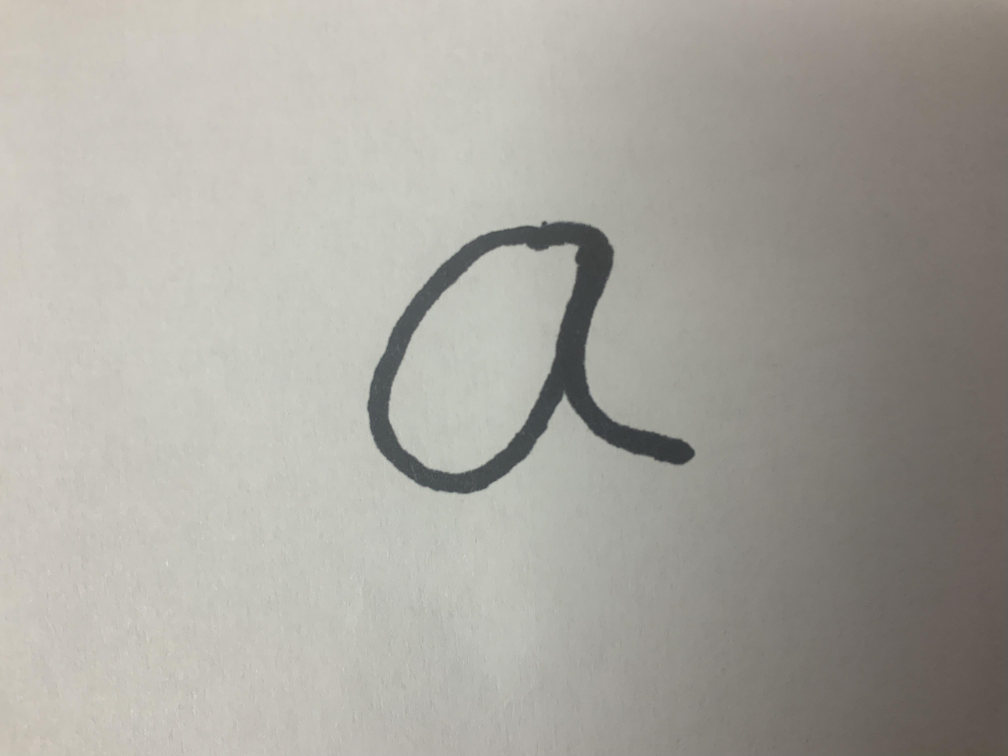
#> input picture 2023_Cursive/1/A.JPG, 4032 x 3024 px, given in place of S.JPG, which was not available (shown at 1/4 size)
$ jupyter execute Project_4.ipynb   (text cells are left out)
#> lines starting #> are read from the running program, lines starting #| are printed output that depends on the picture; after the words box and inside, x2 and y2 are one past the last pixel; in counts of white or black regions, pixels touching at a corner belong together; pictures that were not available may be replaced by others from this repository, and a replacement may not be noted
[cell 1]
def show(img_obj): #made this since pyplot only shows the correct color if u convert to rgb but everything in opencv is done in bgr so yea also this just helps with keeping code clean and non repeating
    plt.imshow(cv2.cvtColor(img_obj, cv2.COLOR_BGR2RGB))
    plt.show()

[cell 2]
import cv2
from matplotlib import pyplot as plt
from IPython.display import clear_output #so that output is cleared after every page to prevent clutter and huge outputs

#search thing to see any image without having to look for it in files
set = "2023_Cursive/"
# set = "2023_Cursive_Cleaned/" #comment this out if you want to see the original images
while True:
    uinput = input("Folder and Letter: ") #ex. "2a" to see folder 2, letter a. SPECIAL FEATURE: to see all images of a certain letter, do "s" + the letter you want to view, and it will show all letters.
#> the answer given: 2023_Cursive/1
    if len(uinput) != 1 and len(uinput) != 2:
        break
    clear_output()
    print("Folder and Letter: " + uinput)
    if len(uinput) == 1:
        try:
            for letter in "ABCDEFGHIJKLMNOPQRSTUVWXYZ":
                image = cv2.imread(set + str(int(uinput)) + "/" + letter + ".JPG")
                show(image)
        except:
            for i in range (1,10):
                image = cv2.imread(set + str(i) + "/" + uinput[0].upper() + ".JPG")
                show(image)
    elif len(uinput) == 2:
        image = cv2.imread(set + uinput[0] + "/" + uinput[1].upper() + ".JPG")
        show(image)

[cell 3]
import cv2
from matplotlib import pyplot as plt
import numpy as np
import copy
import math
import os


def isolateLetter(gcroppedimage):

    cheight = gcroppedimage.shape[0]
    cwidth = gcroppedimage.shape[1]

    bcroppedimage = cv2.medianBlur(gcroppedimage,65) #warped image blurred the same way the og image is blurred

    cedges = cv2.Canny(bcroppedimage, 30, 50)
    show(cedges)

    bincroppedimage = cv2.threshold(cedges, 140, 255, cv2.THRESH_BINARY)[1] #binarized
    show(bincroppedimage)

    kernel = np.ones((5,5), np.uint8)
    dilcroppedimage = cv2.dilate(bincroppedimage, kernel, iterations=1)

    invbinimage = cv2.bitwise_not(binimage) #invert img to work

    # zeros = np.transpose(np.nonzero(invbinimage)) #array of all nonzero value indexes (except since its inverted its actually the zero values)
    zeros = np.transpose(np.nonzero(dilcroppedimage))
    show(dilcroppedimage)

    if np.min(zeros, axis=0)[0] < cheight/20 or np.max(zeros, axis=0)[0] > cheight-cheight/20 or np.min(zeros, axis=0, keepdims=True)[0][1] < cwidth/20 or np.max(zeros, axis=0, keepdims=True)[0][1] > cwidth-cwidth/20:
        dilcroppedimage = dilcroppedimage[int(cheight/20):int(cheight-cheight/20), int(cwidth/20):int(cwidth-cwidth/20)]
        gcroppedimage = gcroppedimage[int(cheight/20):int(cheight-cheight/20), int(cwidth/20):int(cwidth-cwidth/20)]
        zeros = np.transpose(np.nonzero(dilcroppedimage))
        print("cropped due to minor uncropped area")
        show(dilcroppedimage)

    cheight = gcroppedimage.shape[0]
    cwidth = gcroppedimage.shape[1]


    letterTop = np.min(zeros, axis=0)[0]
    letterBottom = np.max(zeros, axis=0)[0]
    letterLeft = np.min(zeros, axis=0, keepdims=True)[0][1]
    letterRight = np.max(zeros, axis=0, keepdims=True)[0][1]


    letterHeight = letterBottom-letterTop
    letterWidth = letterRight-letterLeft
    # print("letter height: " + str(letterHeight))
    # print("letter width: " + str(letterWidth))


    if letterHeight > letterWidth:
        # print("height bigger")
        letterBottom += cwidth/10
        letterTop -= cwidth/10
        newLetterHeight = letterBottom-letterTop
        letterLeft -= (newLetterHeight-letterWidth)/2
        letterRight += (newLetterHeight-letterWidth)/2

    elif letterHeight < letterWidth:
        # print("width bigger")
        letterLeft -= cwidth/10
        letterRight += cwidth/10
        newLetterWidth = letterRight-letterLeft
        letterTop -= (newLetterWidth-letterHeight)/2
        letterBottom += (newLetterWidth-letterHeight)/2

    else:
        # print("height = width (damn)")
        letterBottom += cwidth/10
        letterTop -= cwidth/10
        letterLeft -= cwidth/10
        letterRight += cwidth/10

    letterBottom = max(0, letterBottom)
    letterTop = max(0, letterTop)
    letterLeft = max(0, letterLeft)
    letterRight = max(0, letterRight)

    # [7 lines of commented-out code are left out]


    letterimage = gcroppedimage[int(letterTop):int(letterBottom), int(letterLeft):int(letterRight)]
    show(letterimage)


    bletterimage = cv2.medianBlur(letterimage,51)

    #basically what happens below is i change all values pretty close to 255 to 255 to prevent artifacts when doing the hist equalize
    bletterimage = cv2.bitwise_not(bletterimage)
    bletterimage = cv2.threshold(bletterimage, 40, 255, cv2.THRESH_TOZERO)[1]
    bletterimage = cv2.bitwise_not(bletterimage)
    show(bletterimage)


    contrastletterimage = cv2.equalizeHist(bletterimage)

    show(contrastletterimage)

    # thresh = np.average(contrastletterimage)*0.5
    thresh = np.average(contrastletterimage)*0.75 #0.8 works well
    # thresh = 0
    # print(thresh)

    binletterimage = cv2.threshold(bletterimage, int(thresh), 255, cv2.THRESH_BINARY)[1] # + cv2.THRESH_OTSU
    show(binletterimage)

    finalletterimage = cv2.resize(binletterimage, (50, 50))
    show(finalletterimage)

    return finalletterimage


for folder in "7":
# for folder in sorted(os.listdir("2023_Cursive")): #iterate over every folder
    for letter in "S":
    # for letter in "ABCDEFGHIJKLMNOPQRSTUVWXYZ":

        image = cv2.imread("2023_Cursive/" + folder + "/" + letter + ".JPG") #bgr to rgb is req for correct colors to show
#> image is the input picture: shape (3024, 4032, 3); mean B, G, R 159.9, 166.6, 169.1
        show(image)

        #get height and width which end up being used a decent amount for calculating stuff
        height = image.shape[0]
        width = image.shape[1]

        gimage = cv2.cvtColor(image, cv2.COLOR_BGR2GRAY) #make img gray

        bimage = cv2.medianBlur(gimage,99) #blur using median which gives everything a very smoothed out look which helps a lot with stuff like edge detection #too high blur can cause edge detections problems
        show(bimage)

        binimage = cv2.adaptiveThreshold(bimage, 255, cv2.ADAPTIVE_THRESH_GAUSSIAN_C, cv2.THRESH_BINARY, 3, 1) #binarize the image,
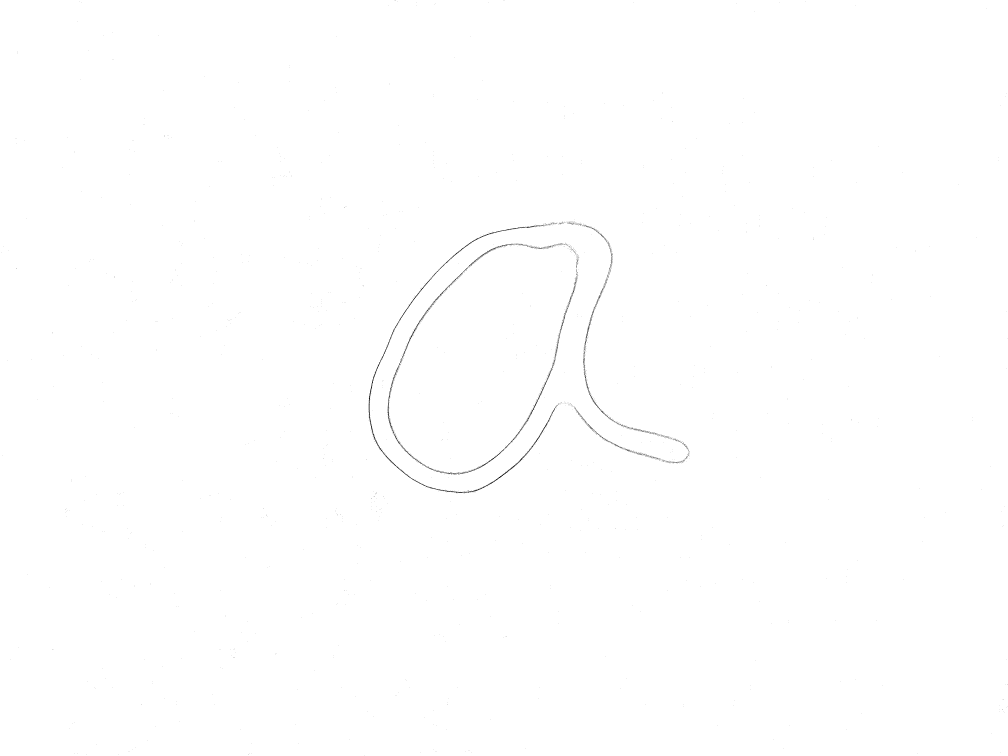
#> binimage: shape (3024, 4032) (shown at 1/4 size); 99.8% white; black in thin lines or dots
        show(binimage)


        # kernel = np.ones((15,15), np.uint8)
        # erobinimage = cv2.erode(binimage, kernel, iterations=1)
        # show(erobinimage)

        edges = cv2.Canny(binimage, 50, 100) #find edges
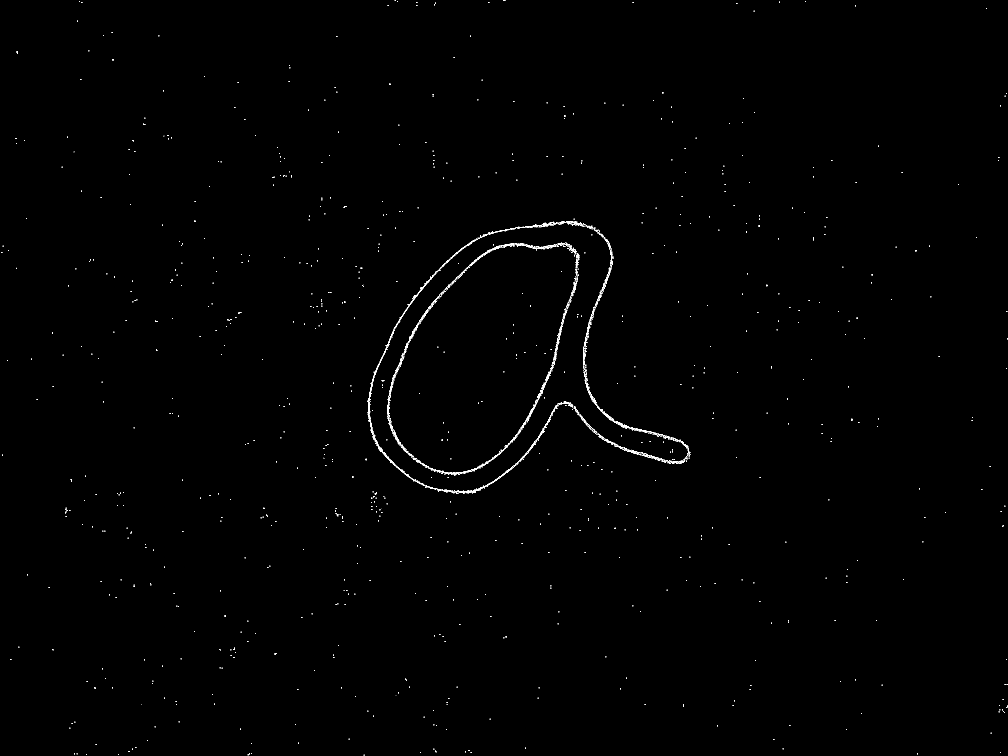
#> edges: shape (3024, 4032) (shown at 1/4 size); 0.21% white in thin lines or dots
        show(edges)

        lines = cv2.HoughLinesP(edges, 1, np.pi / 180,110, minLineLength=width*0.5, maxLineGap=height) #find lines from edges
#> lines = [[1734, 2996, 2371, 912], [911, 1280, 3783, 2050], [1954, 930, 3995, 643]]
        lineimage = copy.copy(image) #make copy of image specifically for drawing lines and stuff because the original image will be used for cropping and saving later

        #make lists that will hold all vertical and horizontal lines
        vertical = []
        horizontal = []

        try:
            for line in lines:
                for x1,y1,x2,y2 in line: #goes thru every detected line ofc
                    if (x2-x1) != 0: #prevent division by 0 problems
                        slope = (y2-y1)/(x2-x1)
                    else:
                        slope = (y2-y1)/1 #close enough to a vertical slope

                    if slope > (height/(width*0.2)) or slope < (-height/(width*0.2)): #filters for vertical lines
                        vertical.append((x1,y1,x2,y2)) #adds vertical line to list
                        cv2.line(lineimage,(x1,y1),(x2,y2),(255,0,0),int(width/100)) #vertical lines are blue
                    elif (slope < ((width*0.2)/height) and slope > ((-width*0.2)/height)): #filters for horizontal lines
                        horizontal.append((x1,y1,x2,y2)) #adds horizontal line to list
                        cv2.line(lineimage,(x1,y1),(x2,y2),(0,255,0),int(width/100)) #horizontal lines are blue
#> this loop made 3 passes
#> after the loop, horizontal = [(1954, 930, 3995, 643)]; vertical = []
        except:
            #save to cropped folder here
            print("no lines detected, assuming already cropped")
            cv2.imwrite("2023_Cursive_Cleaned/" + folder + "/" + letter + ".JPG", isolateLetter(gimage))
            continue

        show(lineimage)


        # [24 lines left out: function line_intersection, not called in this run]


        sects = [] #list that holds coordinates of every single intersection


        for vertLine in vertical: #only test intersections of vertical lines and horizontal lines, dont test every line against every other line because ofc vertical lines will intercept
            for horizLine in horizontal:
                vx1, vy1, vx2, vy2 = vertLine
                hx1, hy1, hx2, hy2 = horizLine
                sects.append(line_intersection(((vx1,vy1), (vx2,vy2)), ((hx1,hy1), (hx2,hy2)))) #add all intersections to the sect list
#> this loop made 0 passes
#> after the loop, sects = []


        sectimage = copy.copy(image)

        tlSect = []
        trSect = []
        blSect = []
        brSect = []

        for sect in sects:
            x = sect[0]
            y = sect[1]
            if x < width/2:
                if y < height/2:
                    tlSect.append(sect)
                else:
                    blSect.append(sect)
            else:
                if y < height/2:
                    trSect.append(sect)
                else:
                    brSect.append(sect)
#> after the loop, blSect = []; brSect = []; tlSect = []; trSect = []


        offset = int(width/20)

        try:

            tlBound = tlSect[0]
            tlBound = (tlBound[0]+offset,tlBound[1]+offset)
            cv2.circle(sectimage, tlBound, int(width*0.001), (0,0,255), int(width*0.03))

            blBound = blSect[0]
            blBound = (blBound[0]+offset,blBound[1]-offset)
            cv2.circle(sectimage, blBound, int(width*0.001), (255,255,0), int(width*0.03))

            trBound = trSect[0]
            trBound = (trBound[0]-offset,trBound[1]+offset)
            cv2.circle(sectimage, trBound, int(width*0.001), (255,0,0), int(width*0.03))

            brBound = brSect[0]
            brBound = (brBound[0]-offset,brBound[1]-offset)
            cv2.circle(sectimage, brBound, int(width*0.001), (0,255,0), int(width*0.03))
        except:
            #save to cropped folder here
            print("missing a corner, assuming already cropped")
            cv2.imwrite("2023_Cursive_Cleaned/" + folder + "/" + letter + ".JPG", isolateLetter(gimage))
#> in isolateLetter, `cedges = cv2.Canny(bcroppedimage, 30, 50)`:
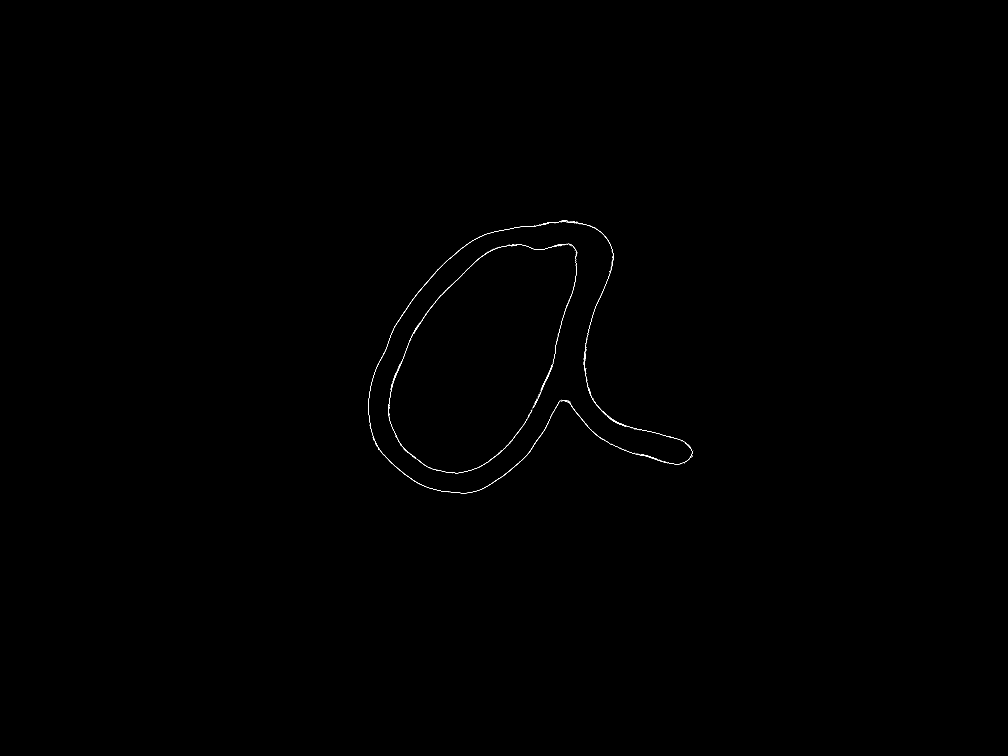
#> cedges: shape (3024, 4032) (shown at 1/4 size); 0.07% white in thin lines or dots, all inside (x1, y1, x2, y2) = (1472, 883, 2773, 1973)
            continue

        show(sectimage)


        corners = np.array([tlBound, trBound, blBound, brBound], dtype=np.float32) #array with 4 coordinate pairs that are the corners of the paper

        res = np.array([(0,0), (brBound[0]-tlBound[0]-1,0), (0,brBound[1]-tlBound[1]-1), (brBound[0]-tlBound[0]-1,brBound[1]-tlBound[1]-1)], dtype=np.float32) #will be 200x200 img

        ptransform = cv2.getPerspectiveTransform(corners, res) #calculates matrix

        warpimage = cv2.warpPerspective(image, ptransform, (brBound[0]-tlBound[0],brBound[1]-tlBound[1])) #applies matrix to img

        show(warpimage)

        gwarpimage = cv2.cvtColor(warpimage, cv2.COLOR_BGR2GRAY) #warped img becomes gray because function needs gray image to be passed in

        cv2.imwrite("2023_Cursive_Cleaned/" + folder + "/" + letter + ".JPG", isolateLetter(gwarpimage))

$ run again, on 2023_Cursive/2/B.JPG
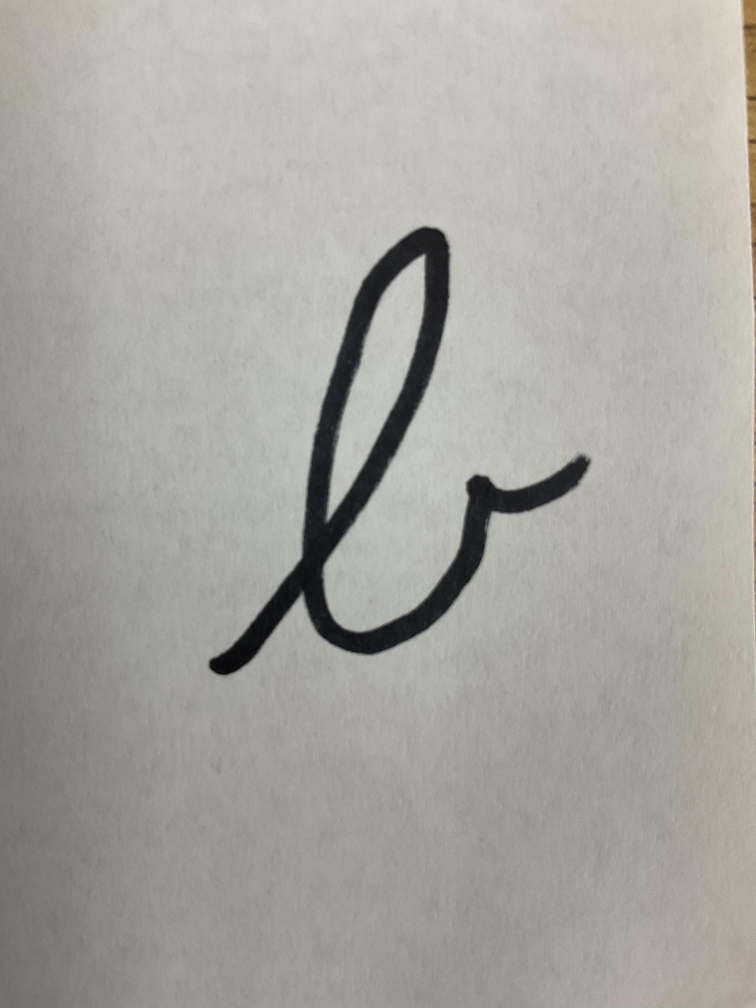
#> input picture 2023_Cursive/2/B.JPG, 3024 x 4032 px, given in place of S.JPG, which was not available (shown at 1/4 size)
#> image is the input picture: shape (4032, 3024, 3); mean B, G, R 159.3, 165.6, 167.8
#> `binimage = cv2.adaptiveThreshold(bimage, 255, cv2.ADAPTIVE_THRESH_GAUS..`:
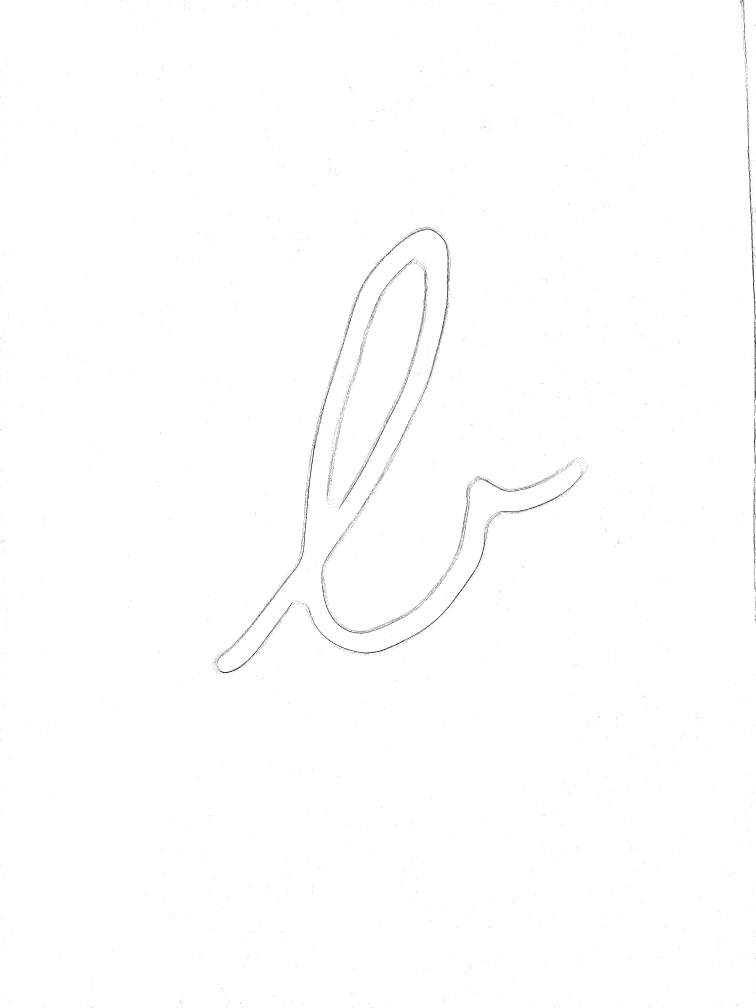
#> binimage: shape (4032, 3024) (shown at 1/4 size); 99.7% white; black in thin lines or dots
#> edges: shape (4032, 3024); 0.61% white in thin lines or dots
#> lines = 108 rows, first 6: [3017, 3972, 3017, 99], [3023, 3835, 3023, 98], [3018, 3969, 3018, 96], [3019, 3964, 3019, 96], [3022, 3835, 3022, 210], [3020, 3964, 3020, 96]
#> the loop `for line in lines:` made 108 passes
#> after the loop `for line in lines:`: horizontal = []; vertical = 20 items, first 6: (3017, 3972, 3017, 99), (3023, 3835, 3023, 98), (3018, 3969, 3018, 96), (3019, 3964, 3019, 96), (3022, 3835, 3022, 210), (3020, 3964, 3020, 96)
#> the loop `for vertLine in vertical:` made 20 passes
#> after the loop `for vertLine in vertical:`: sects = []
#> in isolateLetter, `cedges = cv2.Canny(bcroppedimage, 30, 50)`:
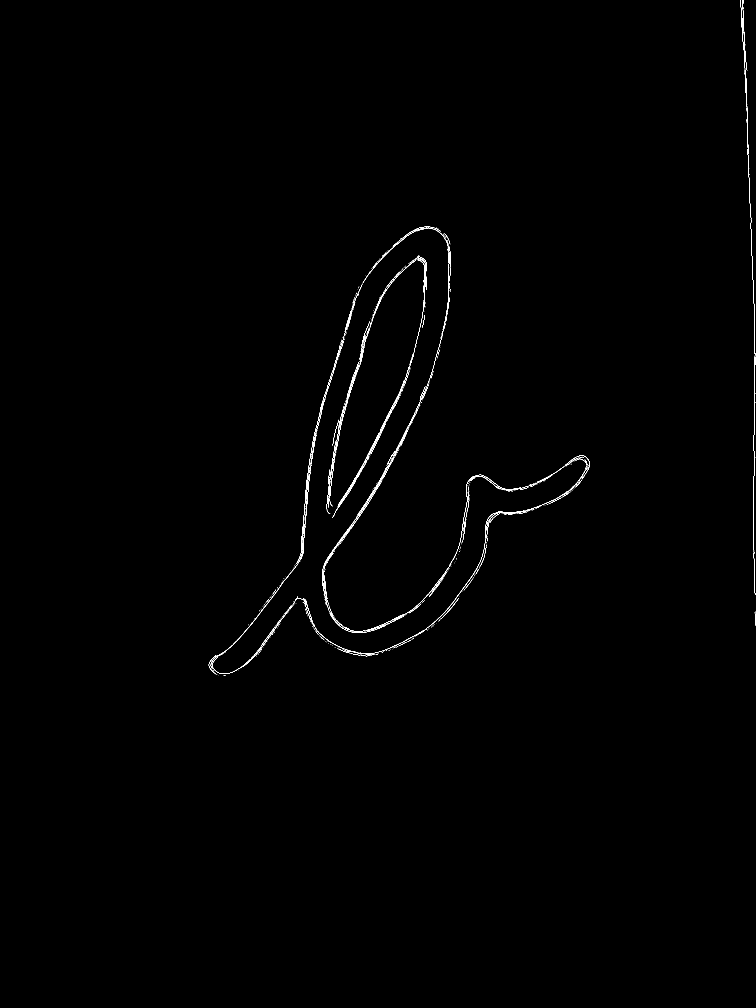
#> cedges: shape (4032, 3024) (shown at 1/4 size); 0.22% white in thin lines or dots, all inside (x1, y1, x2, y2) = (835, 0, 3024, 2704)
